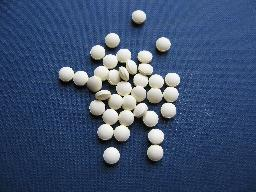
#> input picture roughnote/sofwatershed.jpg, 256 x 192 px
$ python sofwatershed.py
#> lines starting #> are read from the running program, lines starting #| are printed output that depends on the picture; after the words box and inside, x2 and y2 are one past the last pixel; in counts of white or black regions, pixels touching at a corner belong together
'''simple watershed example '''

import cv2
import numpy as np

img = cv2.imread('sofwatershed.jpg')
#> img is the input picture: shape (192, 256, 3); mean B, G, R 113, 80.8, 61.6
gray = cv2.cvtColor(img,cv2.COLOR_BGR2GRAY)
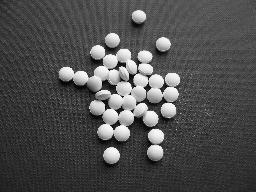
#> gray: shape (192, 256); min 0, max 255, mean 78.7
ret,thresh = cv2.threshold(gray,0,255,cv2.THRESH_BINARY+cv2.THRESH_OTSU)
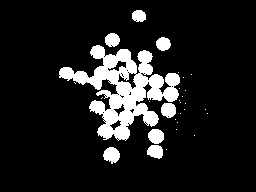
#> thresh: shape (192, 256); 12% white; 29 white regions (21 under 20 px), largest, box (x1, y1, x2, y2) and area: (59, 45, 180, 141) 4660, (103, 147, 120, 164) 205, (148, 129, 164, 144) 191
#> ret = 133
cv2.imwrite('sofwsthresh.png',thresh)
fg = cv2.erode(thresh,None,iterations = 2)
#> fg: shape (192, 256); 5% white; 25 white regions (3 under 20 px), largest, box (x1, y1, x2, y2) and area: (111, 76, 146, 137) 596, (89, 68, 117, 87) 211, (105, 51, 135, 71) 204

bgt = cv2.dilate(thresh,None,iterations = 2)
#> bgt: shape (192, 256); 18.8% white; 9 white regions, largest, box (x1, y1, x2, y2) and area: (57, 31, 188, 161) 8197, (101, 145, 122, 166) 360, (154, 35, 173, 53) 292

ret,bg = cv2.threshold(bgt,1,128,1)

marker = cv2.add(fg,bg)

marker32 = np.int32(marker)
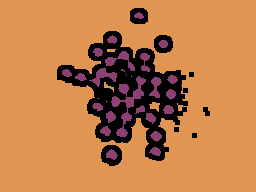
#> marker32: shape (192, 256) int32; 3 distinct labels, from 0 to 255; one colour per label, 0 black

cv2.watershed(img,marker32)
m = cv2.convertScaleAbs(marker32)
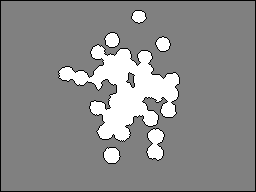
#> m: shape (192, 256); min 1, max 255, mean 138.9
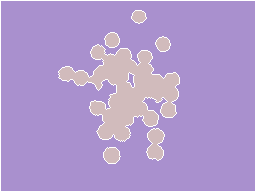
#> marker32: shape (192, 256) int32; 3 distinct labels, from -1 to 255; one colour per label, 0 black, -1 white

ret,thresh = cv2.threshold(m,0,255,cv2.THRESH_BINARY+cv2.THRESH_OTSU)
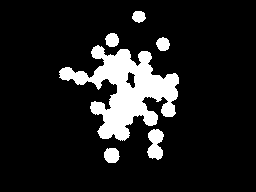
#> thresh: shape (192, 256); 12.2% white; 6 white regions, box (x1, y1, x2, y2) and area: (59, 45, 179, 141) 5019, (147, 129, 164, 160) 368, (104, 148, 120, 163) 194, (105, 33, 119, 47) 154, (156, 37, 170, 51) 147, (132, 11, 146, 23) 126
#> ret = 128
thresh = cv2.bitwise_and(img,img,mask = thresh)
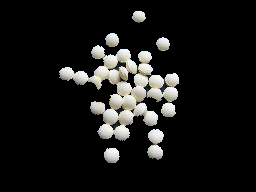
#> thresh: shape (192, 256, 3); mean B, G, R 22.8, 23.8, 23.9

cv2.imshow('win',thresh)
cv2.waitKey(0)
cv2.destroyAllWindows()

$ run again, with roughnote/messi4.jpg copied over roughnote/sofwatershed.jpg
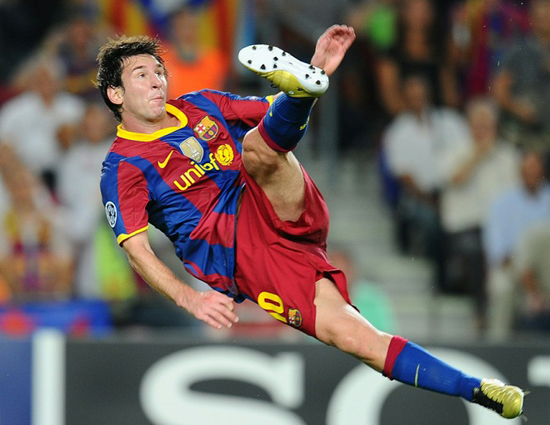
#> input picture roughnote/messi4.jpg, 550 x 425 px
#> img is the input picture: shape (425, 550, 3); mean B, G, R 94.1, 98.6, 112.3
#> `ret,thresh = cv2.threshold(gray,0,255,cv2.THRESH_BINARY+cv2.THRESH_OTSU)`: ret = 115
#> fg: shape (425, 550); 28% white; 42 white regions (16 under 20 px), largest, box (x1, y1, x2, y2) and area: (0, 95, 130, 295) 13269, (389, 115, 550, 336) 12365, (316, 187, 470, 364) 11803
#> bgt: shape (425, 550); 45.6% white; 25 white regions, largest, box (x1, y1, x2, y2) and area: (0, 13, 531, 425) 80329, (384, 111, 550, 341) 16302, (29, 325, 67, 425) 3644
#> `m = cv2.convertScaleAbs(marker32)`:
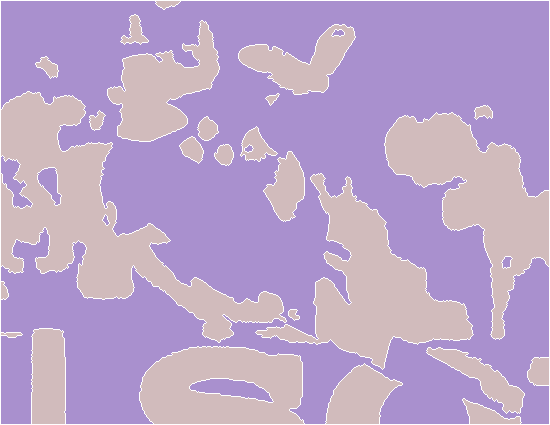
#> marker32: shape (425, 550) int32; 3 distinct labels, from -1 to 255; one colour per label, 0 black, -1 white
#> `ret,thresh = cv2.threshold(m,0,255,cv2.THRESH_BINARY+cv2.THRESH_OTSU)`: ret = 128
#> `thresh = cv2.bitwise_and(img,img,mask = thresh)`:
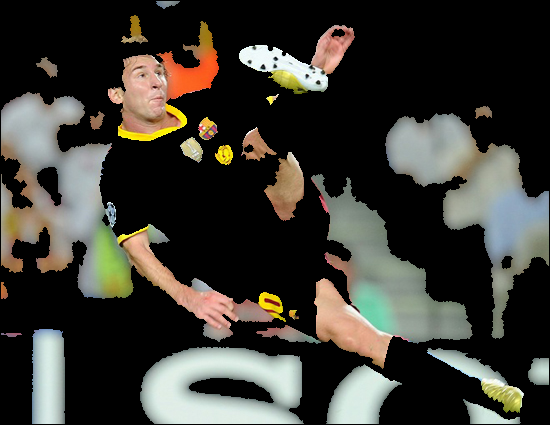
#> thresh: shape (425, 550, 3); mean B, G, R 51.9, 58.6, 60.3

$ run again, with roughnote/sofsign.jpg copied over roughnote/sofwatershed.jpg
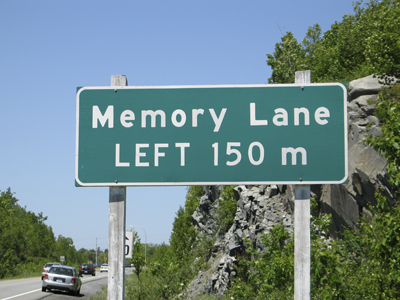
#> input picture roughnote/sofsign.jpg, 400 x 300 px
#> img is the input picture: shape (300, 400, 3); mean B, G, R 137.1, 135.4, 111.8
#> `ret,thresh = cv2.threshold(gray,0,255,cv2.THRESH_BINARY+cv2.THRESH_OTSU)`:
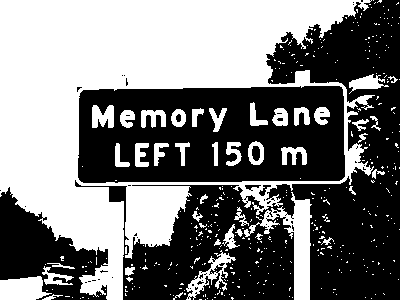
#> thresh: shape (300, 400); 47.6% white; 410 white regions (367 under 20 px), largest, box (x1, y1, x2, y2) and area: (0, 0, 375, 300) 47007, (244, 192, 312, 300) 2128, (0, 276, 52, 300) 937
#> `ret,thresh = cv2.threshold(gray,0,255,cv2.THRESH_BINARY+cv2.THRESH_OTSU)`: ret = 130
#> fg: shape (300, 400); 36.3% white; 66 white regions (53 under 20 px), largest, box (x1, y1, x2, y2) and area: (0, 0, 352, 300) 38184, (127, 188, 187, 243) 2484, (295, 201, 308, 300) 1175
#> bgt: shape (300, 400); 65.4% white; 43 black regions (24 under 20 px), largest, box (x1, y1, x2, y2) and area: (80, 88, 343, 181) 15793, (295, 171, 400, 300) 8101, (274, 0, 400, 84) 4535
#> `ret,thresh = cv2.threshold(m,0,255,cv2.THRESH_BINARY+cv2.THRESH_OTSU)`: ret = 128
#> `thresh = cv2.bitwise_and(img,img,mask = thresh)`:
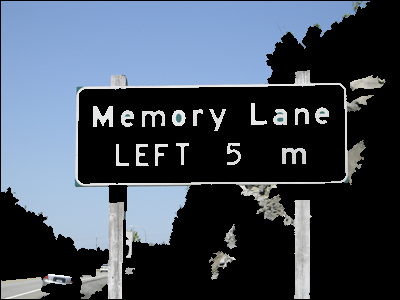
#> thresh: shape (300, 400, 3); mean B, G, R 91.3, 77.9, 67.7

$ run again, with roughnote/template.jpg copied over roughnote/sofwatershed.jpg
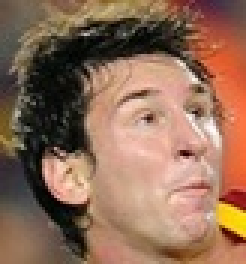
#> input picture roughnote/template.jpg, 82 x 88 px (shown 3 times larger)
#> img is the input picture: shape (88, 82, 3); mean B, G, R 87, 108.4, 144.2
#> `ret,thresh = cv2.threshold(gray,0,255,cv2.THRESH_BINARY+cv2.THRESH_OTSU)`: ret = 106
#> fg: shape (88, 82); 37.5% white; 3 white regions, box (x1, y1, x2, y2) and area: (16, 15, 82, 88) 2539, (0, 75, 11, 88) 108, (28, 0, 53, 5) 60
#> bgt: shape (88, 82); 80.4% white; 4 black regions (1 under 20 px), largest, box (x1, y1, x2, y2) and area: (0, 9, 60, 88) 1131, (0, 0, 7, 43) 148, (65, 0, 82, 11) 132
#> `ret,thresh = cv2.threshold(m,0,255,cv2.THRESH_BINARY+cv2.THRESH_OTSU)`: ret = 128
#> `thresh = cv2.bitwise_and(img,img,mask = thresh)`:
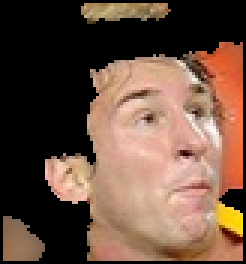
#> thresh: shape (88, 82, 3) (shown 3 times larger); mean B, G, R 64.5, 79.9, 107.3
